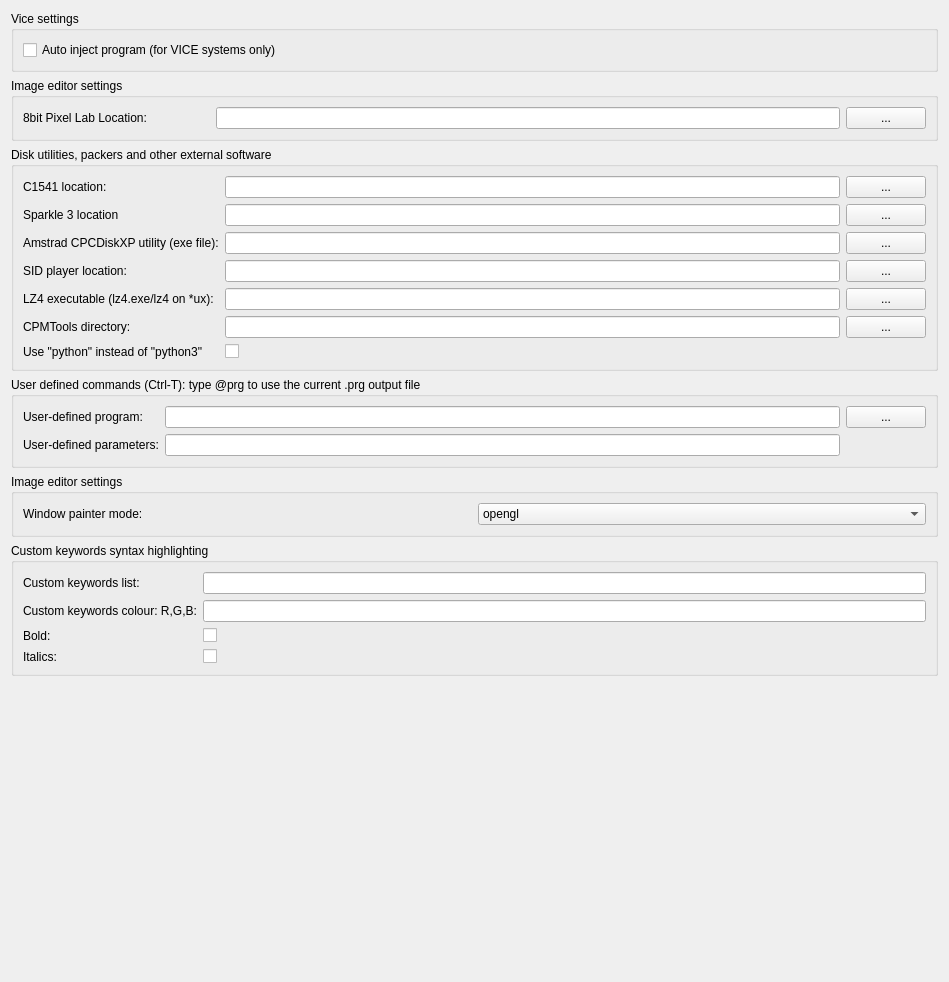
           <widget class="QWidget" name="scrollAreaWidgetContents_7">
            <property name="geometry">
             <rect>
              <x>0</x>
              <y>0</y>
              <width>949</width>
              <height>982</height>
             </rect>
            </property>
            <layout class="QGridLayout" name="gridLayout_30">
             <item row="0" column="0">
              <widget class="QGroupBox" name="groupBox_15">
               <property name="title">
                <string>Vice settings</string>
               </property>
               <layout class="QGridLayout" name="gridLayout_38">
                <item row="0" column="0">
                 <widget class="QCheckBox" name="chkAutoInject">
                  <property name="text">
                   <string>Auto inject program (for VICE systems only)</string>
                  </property>
                 </widget>
                </item>
               </layout>
              </widget>
             </item>
             <item row="5" column="0">
              <widget class="QGroupBox" name="groupBox_13">
               <property name="title">
                <string>User defined commands (Ctrl-T): type @prg to use the current .prg output file</string>
               </property>
               <layout class="QGridLayout" name="gridLayout_35">
                <item row="0" column="0">
                 <layout class="QGridLayout" name="gridLayout_25">
                  <item row="0" column="0">
                   <widget class="QLabel" name="label_12">
                    <property name="text">
                     <string>User-defined program:</string>
                    </property>
                   </widget>
                  </item>
                  <item row="1" column="1">
                   <widget class="QLineEdit" name="leUserDefinedParameters"/>
                  </item>
                  <item row="0" column="2">
                   <widget class="QPushButton" name="btnUserDefinedCommand">
                    <property name="text">
                     <string>...</string>
                    </property>
                   </widget>
                  </item>
                  <item row="1" column="0">
                   <widget class="QLabel" name="label_50">
                    <property name="text">
                     <string>User-defined parameters:</string>
                    </property>
                   </widget>
                  </item>
                  <item row="0" column="1">
                   <widget class="QLineEdit" name="leUserDefined"/>
                  </item>
                 </layout>
                </item>
               </layout>
              </widget>
             </item>
             <item row="6" column="0">
              <widget class="QGroupBox" name="groupBox_14">
               <property name="title">
                <string>Image editor settings</string>
               </property>
               <layout class="QGridLayout" name="gridLayout_34">
                <item row="0" column="0">
                 <layout class="QGridLayout" name="gridLayout_36">
                  <item row="0" column="0">
                   <widget class="QLabel" name="label_71">
                    <property name="text">
                     <string>Window painter mode:</string>
                    </property>
                   </widget>
                  </item>
                  <item row="0" column="1">
                   <widget class="QComboBox" name="cmbPainter_2">
                    <item>
                     <property name="text">
                      <string>opengl</string>
                     </property>
                    </item>
                    <item>
                     <property name="text">
                      <string>qtimage</string>
                     </property>
                    </item>
                   </widget>
                  </item>
                 </layout>
                </item>
               </layout>
              </widget>
             </item>
             <item row="1" column="0">
              <widget class="QGroupBox" name="groupBox_20">
               <property name="title">
                <string>Image editor settings</string>
               </property>
               <layout class="QGridLayout" name="gridLayout_41" columnstretch="3,10,1">
                <item row="0" column="2">
                 <widget class="QPushButton" name="btn8bplLoc">
                  <property name="text">
                   <string>...</string>
                  </property>
                 </widget>
                </item>
                <item row="0" column="1">
                 <widget class="QLineEdit" name="le8bplLoc"/>
                </item>
                <item row="0" column="0">
                 <widget class="QLabel" name="label_31">
                  <property name="text">
                   <string>8bit Pixel Lab Location:</string>
                  </property>
                 </widget>
                </item>
               </layout>
              </widget>
             </item>
             <item row="4" column="0">
              <widget class="QGroupBox" name="groupBox_12">
               <property name="title">
                <string>Disk utilities, packers and other external software</string>
               </property>
               <layout class="QGridLayout" name="gridLayout_37">
                <item row="0" column="0">
                 <layout class="QGridLayout" name="gridLayout_20">
                  <item row="4" column="3">
                   <widget class="QPushButton" name="btnLZ4">
                    <property name="text">
                     <string>...</string>
                    </property>
                   </widget>
                  </item>
                  <item row="0" column="0">
                   <widget class="QLabel" name="label_19">
                    <property name="text">
                     <string>C1541 location:</string>
                    </property>
                   </widget>
                  </item>
                  <item row="2" column="3">
                   <widget class="QPushButton" name="btnCPCDIsk">
                    <property name="text">
                     <string>...</string>
                    </property>
                   </widget>
                  </item>
                  <item row="0" column="3">
                   <widget class="QPushButton" name="btnC1541Emulator">
                    <property name="text">
                     <string>...</string>
                    </property>
                   </widget>
                  </item>
                  <item row="2" column="0">
                   <widget class="QLabel" name="label_42">
                    <property name="text">
                     <string>Amstrad CPCDiskXP utility (exe file):</string>
                    </property>
                   </widget>
                  </item>
                  <item row="6" column="2">
                   <widget class="QCheckBox" name="chkPython">
                    <property name="text">
                     <string/>
                    </property>
                   </widget>
                  </item>
                  <item row="3" column="0">
                   <widget class="QLabel" name="label_45">
                    <property name="text">
                     <string>SID player location:</string>
                    </property>
                   </widget>
                  </item>
                  <item row="0" column="2">
                   <widget class="QLineEdit" name="leC1541"/>
                  </item>
                  <item row="4" column="2">
                   <widget class="QLineEdit" name="leLZ4"/>
                  </item>
                  <item row="5" column="3">
                   <widget class="QPushButton" name="btnCPMTOOLS">
                    <property name="text">
                     <string>...</string>
                    </property>
                   </widget>
                  </item>
                  <item row="3" column="3">
                   <widget class="QPushButton" name="btnSidPlayer">
                    <property name="text">
                     <string>...</string>
                    </property>
                   </widget>
                  </item>
                  <item row="2" column="2">
                   <widget class="QLineEdit" name="leCPCDisk"/>
                  </item>
                  <item row="5" column="2">
                   <widget class="QLineEdit" name="leCpmTools"/>
                  </item>
                  <item row="6" column="0">
                   <widget class="QLabel" name="label_111">
                    <property name="text">
                     <string>Use &quot;python&quot; instead of &quot;python3&quot;</string>
                    </property>
                   </widget>
                  </item>
                  <item row="3" column="2">
                   <widget class="QLineEdit" name="leSidplayer"/>
                  </item>
                  <item row="4" column="0">
                   <widget class="QLabel" name="label_54">
                    <property name="text">
                     <string>LZ4 executable (lz4.exe/lz4 on *ux):</string>
                    </property>
                   </widget>
                  </item>
                  <item row="5" column="0">
                   <widget class="QLabel" name="label_109">
                    <property name="text">
                     <string>CPMTools directory:</string>
                    </property>
                   </widget>
                  </item>
                  <item row="1" column="0">
                   <widget class="QLabel" name="label_28">
                    <property name="text">
                     <string>Sparkle 3 location</string>
                    </property>
                   </widget>
                  </item>
                  <item row="1" column="2">
                   <widget class="QLineEdit" name="leSparkle"/>
                  </item>
                  <item row="1" column="3">
                   <widget class="QPushButton" name="btnSparkle">
                    <property name="text">
                     <string>...</string>
                    </property>
                   </widget>
                  </item>
                 </layout>
                </item>
               </layout>
              </widget>
             </item>
             <item row="8" column="0">
              <spacer name="verticalSpacer_2">
               <property name="orientation">
                <enum>Qt::Orientation::Vertical</enum>
               </property>
               <property name="sizeHint" stdset="0">
                <size>
                 <width>20</width>
                 <height>40</height>
                </size>
               </property>
              </spacer>
             </item>
             <item row="7" column="0">
              <widget class="QGroupBox" name="groupBox_16">
               <property name="title">
                <string>Custom keywords syntax highlighting</string>
               </property>
               <layout class="QGridLayout" name="gridLayout_40">
                <item row="0" column="0">
                 <layout class="QGridLayout" name="gridLayout_39">
                  <item row="1" column="1">
                   <widget class="QLineEdit" name="leColour_2"/>
                  </item>
                  <item row="1" column="0">
                   <widget class="QLabel" name="label_72">
                    <property name="text">
                     <string>Custom keywords colour: R,G,B:</string>
                    </property>
                   </widget>
                  </item>
                  <item row="2" column="0">
                   <widget class="QLabel" name="label_73">
                    <property name="text">
                     <string>Bold:</string>
                    </property>
                   </widget>
                  </item>
                  <item row="3" column="0">
                   <widget class="QLabel" name="label_74">
                    <property name="text">
                     <string>Italics:</string>
                    </property>
                   </widget>
                  </item>
                  <item row="0" column="1">
                   <widget class="QLineEdit" name="leKeywords_2"/>
                  </item>
                  <item row="0" column="0">
                   <widget class="QLabel" name="label_75">
                    <property name="text">
                     <string>Custom keywords list:</string>
                    </property>
                   </widget>
                  </item>
                  <item row="2" column="1">
                   <widget class="QCheckBox" name="chkBold_2">
                    <property name="text">
                     <string/>
                    </property>
                   </widget>
                  </item>
                  <item row="3" column="1">
                   <widget class="QCheckBox" name="chkItalic_2">
                    <property name="text">
                     <string/>
                    </property>
                   </widget>
                  </item>
                 </layout>
                </item>
               </layout>
              </widget>
             </item>
            </layout>
           </widget>
